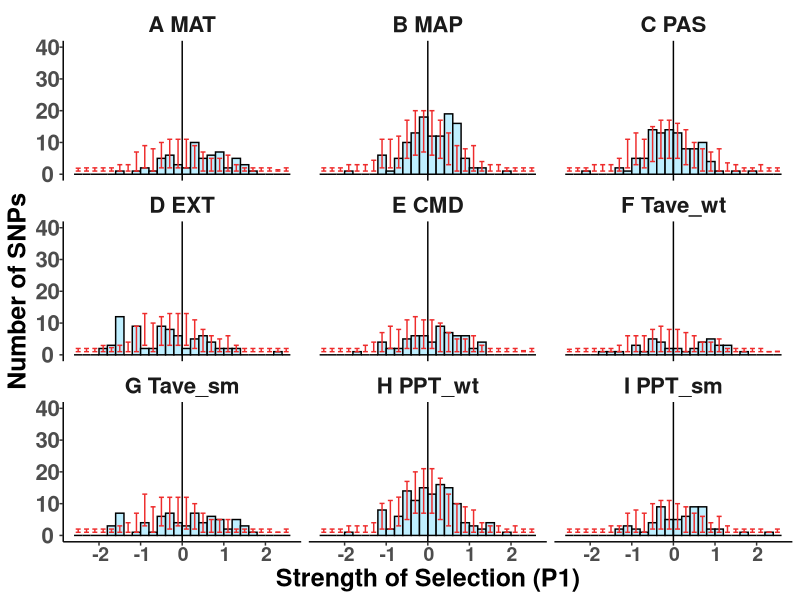
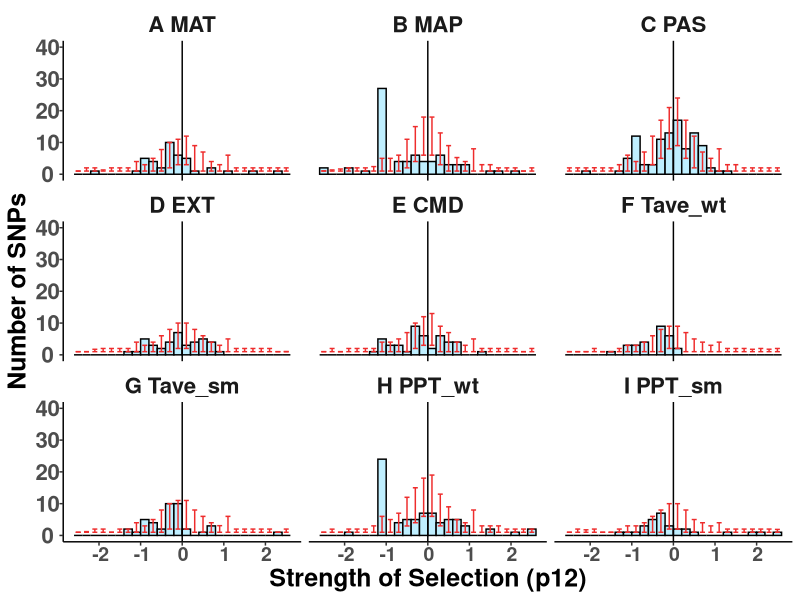
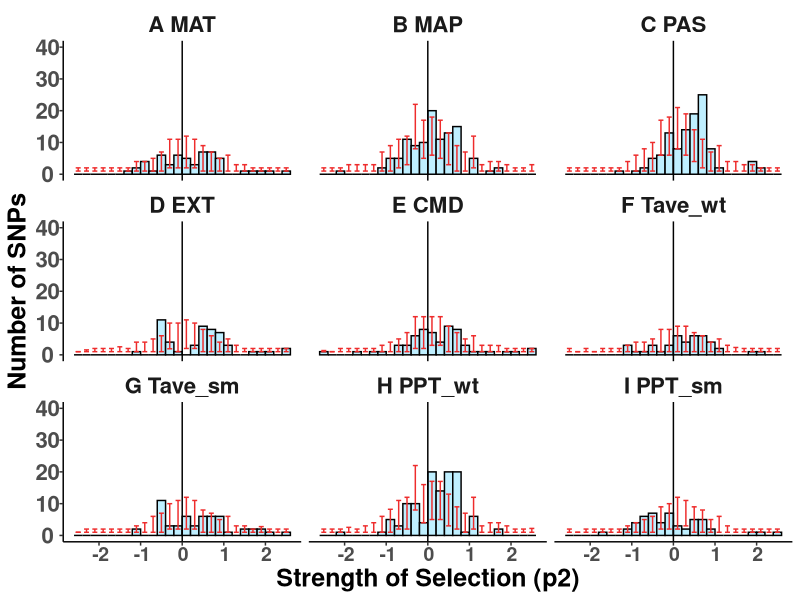
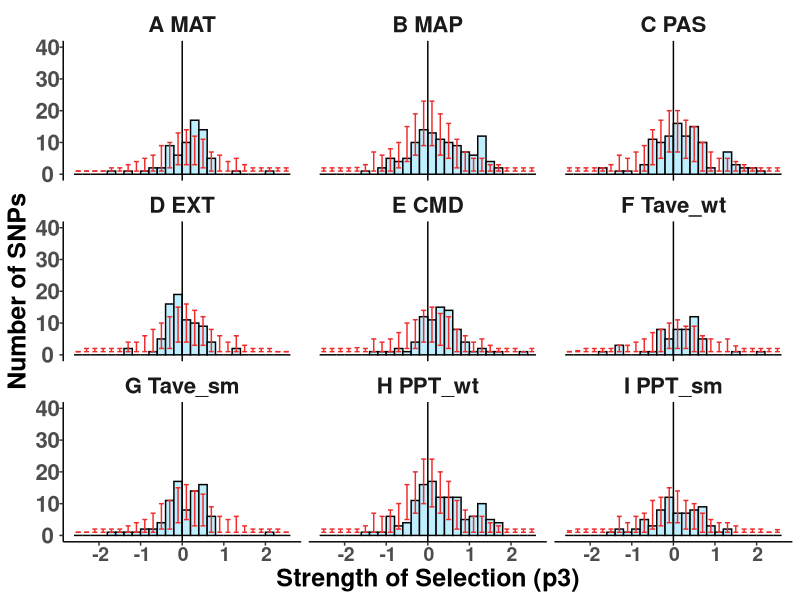
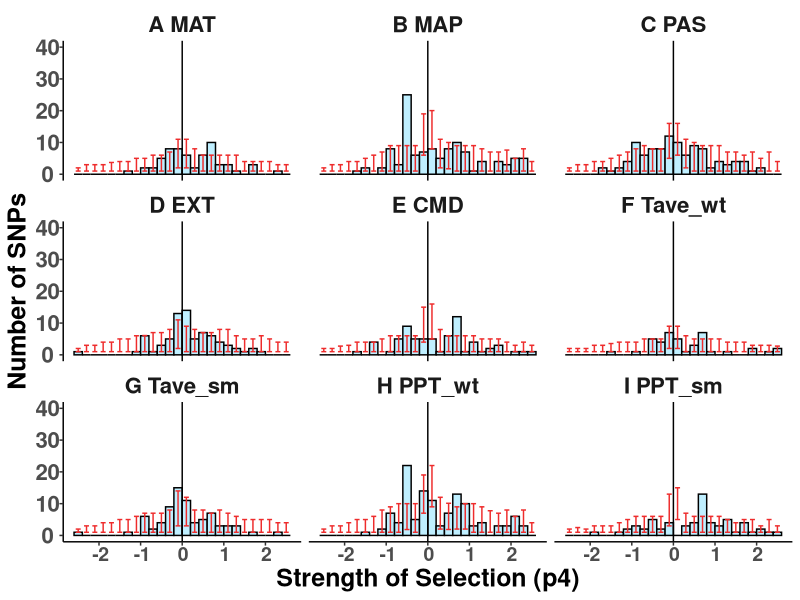
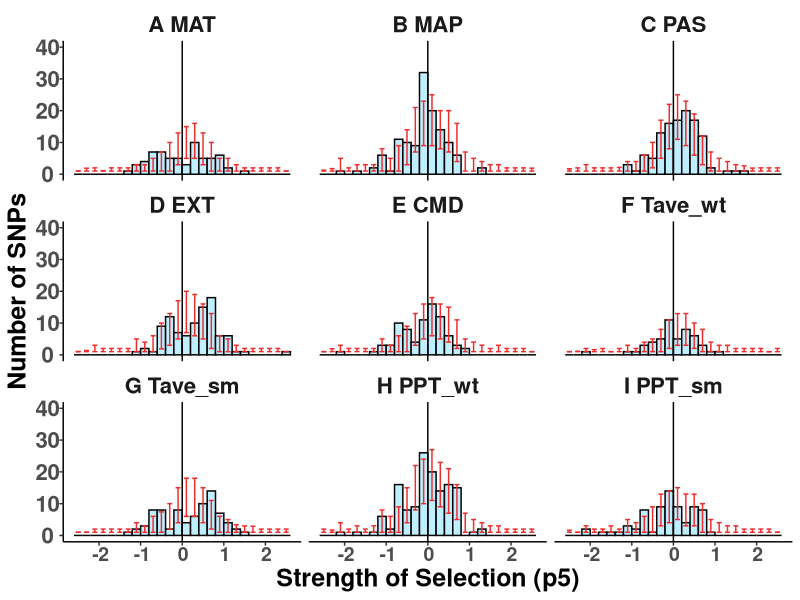
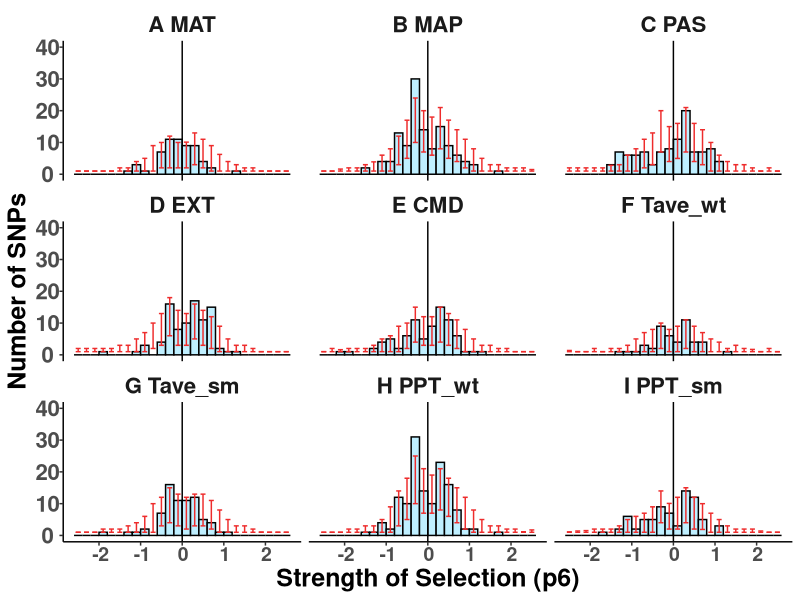
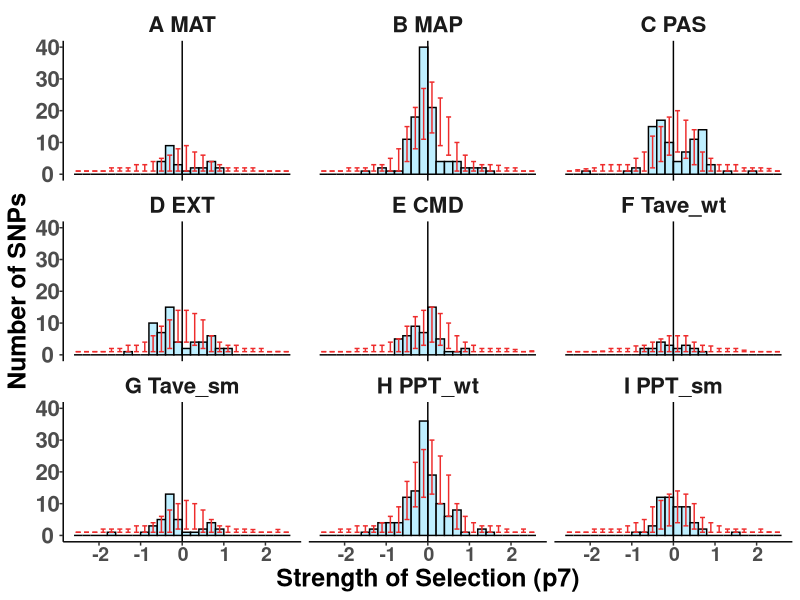

Reproduce these figures in R, in order.
##################################################################################
## Generate input for strength of selection graphs
## Processing for both observation and permuted CI
## Author Daniel Anstett
## 
## Modified from https://jkzorz.github.io/2020/05/17/Error-bars.html
## Last Modified May 17, 2022
###################################################################################
#Function

theme_ci <- function(){ 
  theme_classic() %+replace%    #replace elements we want to change
    theme(axis.text.x = element_text(size = 14, face = "bold", angle = 0,hjust = 0.4, vjust = 0.7), 
          axis.title = element_text(size = 18, face = "bold"), 
          axis.text.y = element_text(size = 16, face = "bold"),
          strip.background = element_blank(),strip.text.x = element_text(size = 16, face = "bold"))
}



###################################################################################
#Import libraries
library(tidyverse)

#Import files
env_obs_ci <- read_csv("data/obs_ci_env.csv")  %>% filter(S <= 2.5 & S>= -2.5) 


###################################################################################
## Histogram graphs with CI
###################################################################################

# p1
mat_p1_hist <- ggplot(env_obs_ci,aes(x=S,y=p1,ymin=p1_low,ymax=p1_up))+
  geom_bar(colour = "black", stat = "identity", width = 0.2, fill = "lightblue1")+
  geom_errorbar(colour = "firebrick2", stat = "identity", width = 0.12) +
  geom_vline(xintercept=0) +
  labs(x = "Strength of Selection (P1)", y = "Number of SNPs") +
  scale_y_continuous(limits=c(0,40))+ theme_ci() + facet_wrap(.~env)
mat_p1_hist 
ggsave("graphs/slopes_CI_2.5/01_slope_ci_p1.pdf",width=12, height = 8, units = "in")

# p12
mat_p12_hist <- ggplot(env_obs_ci,aes(x=S,y=p12,ymin=p12_low,ymax=p12_up))+
  geom_bar(colour = "black", stat = "identity", width = 0.2, fill = "lightblue1")+
  geom_errorbar(colour = "firebrick2", stat = "identity", width = 0.12) +
  geom_vline(xintercept=0) +
  labs(x = "Strength of Selection (p12)", y = "Number of SNPs") +
  scale_y_continuous(limits=c(0,40))+ theme_ci() + facet_wrap(.~env)
mat_p12_hist 
ggsave("graphs/slopes_CI_2.5/02_slope_ci_p12.pdf",width=12, height = 8, units = "in")


# p2
mat_p2_hist <- ggplot(env_obs_ci,aes(x=S,y=p2,ymin=p2_low,ymax=p2_up))+
  geom_bar(colour = "black", stat = "identity", width = 0.2, fill = "lightblue1")+
  geom_errorbar(colour = "firebrick2", stat = "identity", width = 0.12) +
  geom_vline(xintercept=0) +
  labs(x = "Strength of Selection (p2)", y = "Number of SNPs") +
  scale_y_continuous(limits=c(0,40))+ theme_ci() + facet_wrap(.~env)
mat_p2_hist 
ggsave("graphs/slopes_CI_2.5/03_slope_ci_p2.pdf",width=12, height = 8, units = "in")

# p3
mat_p3_hist <- ggplot(env_obs_ci,aes(x=S,y=p3,ymin=p3_low,ymax=p3_up))+
  geom_bar(colour = "black", stat = "identity", width = 0.2, fill = "lightblue1")+
  geom_errorbar(colour = "firebrick2", stat = "identity", width = 0.12) +
  geom_vline(xintercept=0) +
  labs(x = "Strength of Selection (p3)", y = "Number of SNPs") +
  scale_y_continuous(limits=c(0,40))+ theme_ci() + facet_wrap(.~env)
mat_p3_hist 
ggsave("graphs/slopes_CI_2.5/04_slope_ci_p3.pdf",width=12, height = 8, units = "in")

# p4
mat_p4_hist <- ggplot(env_obs_ci,aes(x=S,y=p4,ymin=p4_low,ymax=p4_up))+
  geom_bar(colour = "black", stat = "identity", width = 0.2, fill = "lightblue1")+
  geom_errorbar(colour = "firebrick2", stat = "identity", width = 0.12) +
  geom_vline(xintercept=0) +
  labs(x = "Strength of Selection (p4)", y = "Number of SNPs") +
  scale_y_continuous(limits=c(0,40))+ theme_ci() + facet_wrap(.~env)
mat_p4_hist 
ggsave("graphs/slopes_CI_2.5/05_slope_ci_p4.pdf",width=12, height = 8, units = "in")

# p5
mat_p5_hist <- ggplot(env_obs_ci,aes(x=S,y=p5,ymin=p5_low,ymax=p5_up))+
  geom_bar(colour = "black", stat = "identity", width = 0.2, fill = "lightblue1")+
  geom_errorbar(colour = "firebrick2", stat = "identity", width = 0.12) +
  geom_vline(xintercept=0) +
  labs(x = "Strength of Selection (p5)", y = "Number of SNPs") +
  scale_y_continuous(limits=c(0,40))+ theme_ci() + facet_wrap(.~env)
mat_p5_hist 
ggsave("graphs/slopes_CI_2.5/06_slope_ci_p5.pdf",width=12, height = 8, units = "in")

# p6
mat_p6_hist <- ggplot(env_obs_ci,aes(x=S,y=p6,ymin=p6_low,ymax=p6_up))+
  geom_bar(colour = "black", stat = "identity", width = 0.2, fill = "lightblue1")+
  geom_errorbar(colour = "firebrick2", stat = "identity", width = 0.12) +
  geom_vline(xintercept=0) +
  labs(x = "Strength of Selection (p6)", y = "Number of SNPs") +
  scale_y_continuous(limits=c(0,40))+ theme_ci() + facet_wrap(.~env)
mat_p6_hist 
ggsave("graphs/slopes_CI_2.5/07_slope_ci_p6.pdf",width=12, height = 8, units = "in")

# p7
mat_p7_hist <- ggplot(env_obs_ci,aes(x=S,y=p7,ymin=p7_low,ymax=p7_up))+
  geom_bar(colour = "black", stat = "identity", width = 0.2, fill = "lightblue1")+
  geom_errorbar(colour = "firebrick2", stat = "identity", width = 0.12) +
  geom_vline(xintercept=0) +
  labs(x = "Strength of Selection (p7)", y = "Number of SNPs") +
  scale_y_continuous(limits=c(0,40))+ theme_ci() + facet_wrap(.~env)
mat_p7_hist 
ggsave("graphs/slopes_CI_2.5/08_slope_ci_p7.pdf",width=12, height = 8, units = "in")

# p8
mat_p8_hist <- ggplot(env_obs_ci,aes(x=S,y=p8,ymin=p8_low,ymax=p8_up))+
  geom_bar(colour = "black", stat = "identity", width = 0.2, fill = "lightblue1")+
  geom_errorbar(colour = "firebrick2", stat = "identity", width = 0.12) +
  geom_vline(xintercept=0) +
  labs(x = "Strength of Selection (p8)", y = "Number of SNPs") +
  scale_y_continuous(limits=c(0,40))+ theme_ci() + facet_wrap(.~env)
mat_p8_hist 
ggsave("graphs/slopes_CI_2.5/09_slope_ci_p8.pdf",width=12, height = 8, units = "in")

# p9
mat_p9_hist <- ggplot(env_obs_ci,aes(x=S,y=p9,ymin=p9_low,ymax=p9_up))+
  geom_bar(colour = "black", stat = "identity", width = 0.2, fill = "lightblue1")+
  geom_errorbar(colour = "firebrick2", stat = "identity", width = 0.12) +
  geom_vline(xintercept=0) +
  labs(x = "Strength of Selection (p9)", y = "Number of SNPs") +
  scale_y_continuous(limits=c(0,40))+ theme_ci() + facet_wrap(.~env)
mat_p9_hist 
ggsave("graphs/slopes_CI_2.5/10_slope_ci_p9.pdf",width=12, height = 8, units = "in")

# p10
mat_p10_hist <- ggplot(env_obs_ci,aes(x=S,y=p10,ymin=p10_low,ymax=p10_up))+
  geom_bar(colour = "black", stat = "identity", width = 0.2, fill = "lightblue1")+
  geom_errorbar(colour = "firebrick2", stat = "identity", width = 0.12) +
  geom_vline(xintercept=0) +
  labs(x = "Strength of Selection (p10)", y = "Number of SNPs") +
  scale_y_continuous(limits=c(0,40))+ theme_ci() + facet_wrap(.~env)
mat_p10_hist 
ggsave("graphs/slopes_CI_2.5/11_slope_ci_p10.pdf",width=12, height = 8, units = "in")

# p11
mat_p11_hist <- ggplot(env_obs_ci,aes(x=S,y=p11,ymin=p11_low,ymax=p11_up))+
  geom_bar(colour = "black", stat = "identity", width = 0.2, fill = "lightblue1")+
  geom_errorbar(colour = "firebrick2", stat = "identity", width = 0.12) +
  geom_vline(xintercept=0) +
  labs(x = "Strength of Selection (p11)", y = "Number of SNPs") +
  scale_y_continuous(limits=c(0,40))+ theme_ci() + facet_wrap(.~env)
mat_p11_hist 
ggsave("graphs/slopes_CI_2.5/12_slope_ci_p11.pdf",width=12, height = 8, units = "in")






